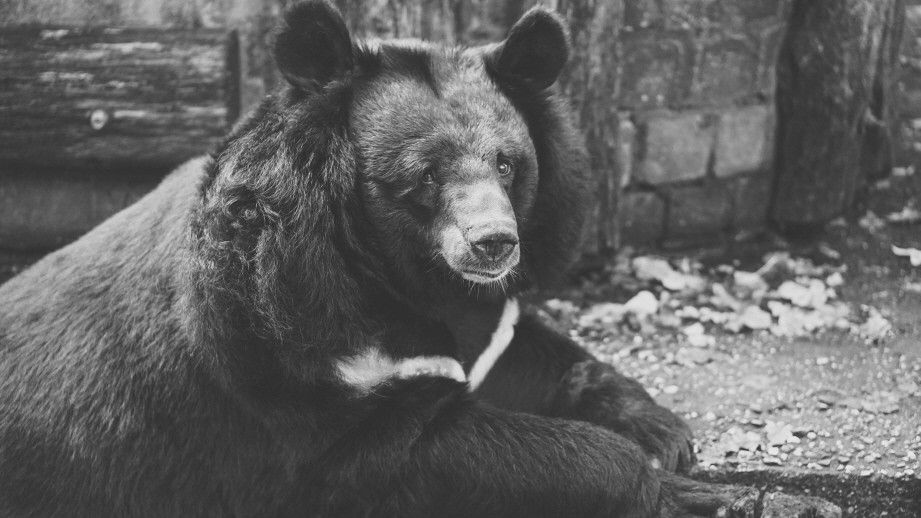
#> input picture ImageProcessing/Assignment_3/bear.jpg, 921 x 518 px
$ python Assignment_3.py
#> lines starting #> are read from the running program, lines starting #| are printed output that depends on the picture
import cv2
import numpy as np
import matplotlib.pyplot as plt
from numpy import fft

img = cv2.imread('bear.jpg')
#> img is the input picture: shape (518, 921, 3); mean B, G, R 97.7, 97.7, 97.7
Gray_img = cv2.cvtColor(img, cv2.COLOR_BGR2GRAY)
height, width = Gray_img.shape
#> height = 518; width = 921
dft = cv2.dft(np.float32(Gray_img), flags=cv2.DFT_COMPLEX_OUTPUT)
dft_shift = np.fft.fftshift(dft)
row, col = int(height / 2), int(width / 2)
#> row = 259; col = 460
LPF = np.zeros((height, width, 2), np.uint8)
LPF[row - 50:row + 50, col - 50:col + 50] = 1
LPF_shift = dft_shift * LPF
LPF_ishift = np.fft.ifftshift(LPF_shift)
LPF_img = cv2.idft(LPF_ishift)
LPF_img = cv2.magnitude(LPF_img[:, :, 0], LPF_img[:, :, 1])
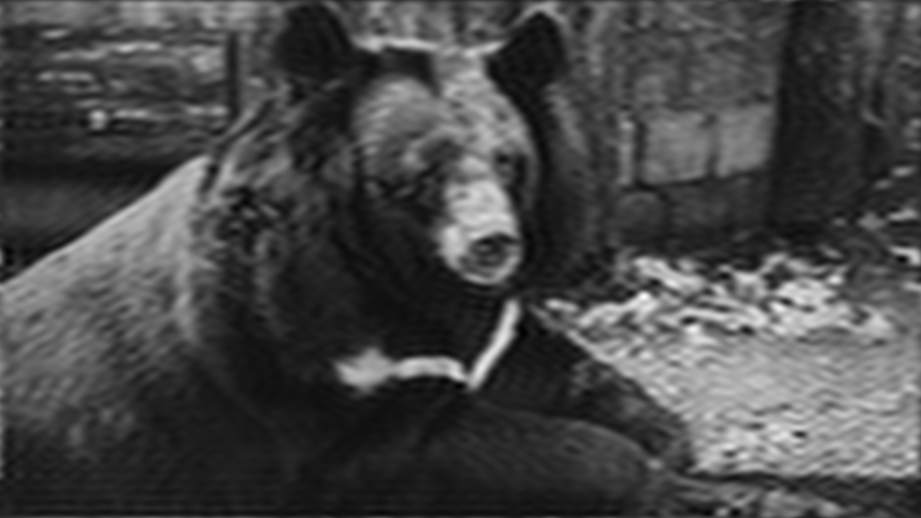
#> LPF_img: shape (518, 921) float32; min 15482538, max 125498432, mean 46601428; drawn with min black and max white
out = 20*np.log(cv2.magnitude(LPF_shift[:, :, 0], LPF_shift[:, :, 1]))
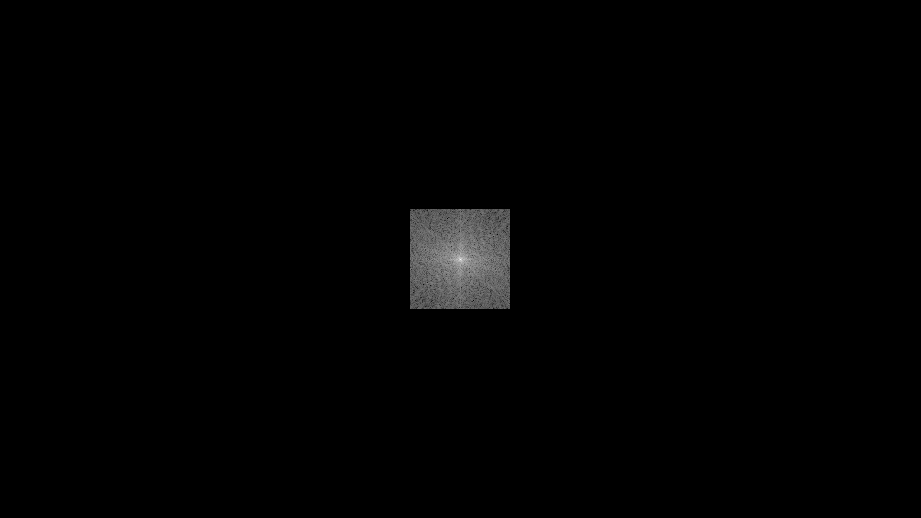
#> out: shape (518, 921) float32; 97.9% of the values are NaN or infinite; the others: min 124.6, max 353.1, mean 218.1; drawn with min black, max white, NaN and infinite black
HPF = np.ones((height, width, 2), np.uint8)
HPF[row - 50:row + 50, col - 50:col + 50] = 0
HPF_shift = dft_shift * HPF
HPF_ishift = np.fft.ifftshift(HPF_shift)
HPF_img = cv2.idft(HPF_ishift)
HPF_img = cv2.magnitude(HPF_img[:, :, 0], HPF_img[:, :, 1])
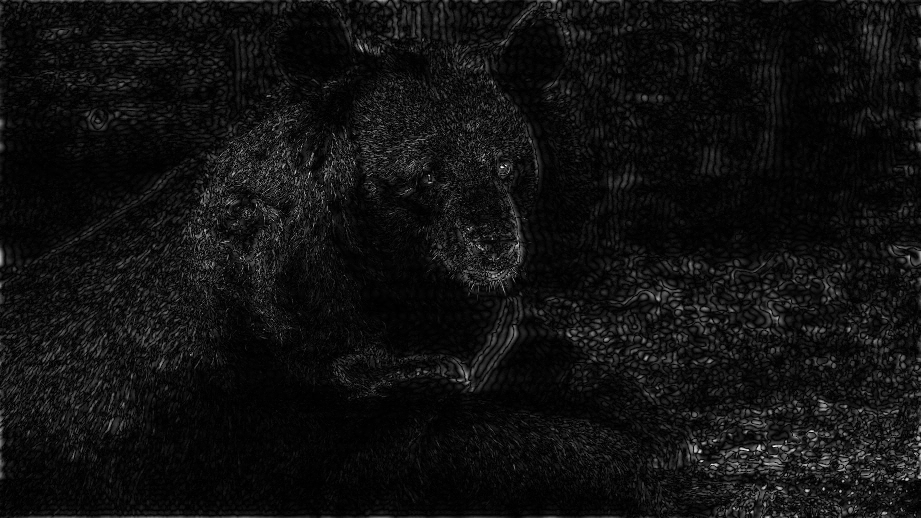
#> HPF_img: shape (518, 921) float32; min 2023.4, max 53815972, mean 3556114; drawn with min black and max white
out2 = 20*np.log(cv2.magnitude(HPF_shift[:, :, 0], HPF_shift[:, :, 1]))
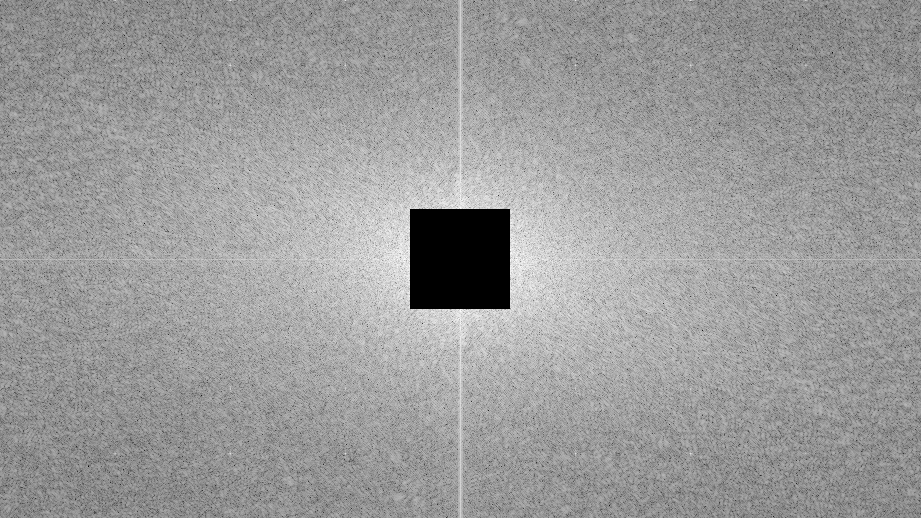
#> out2: shape (518, 921) float32; 2.1% of the values are NaN or infinite; the others: min 31.65, max 237.4, mean 159.8; drawn with min black, max white, NaN and infinite black
plt.subplot(131), plt.imshow(Gray_img, cmap='gray')
plt.title('Input Image'), plt.xticks([]), plt.yticks([])
plt.subplot(132), plt.imshow(LPF_img, cmap='gray')
plt.title('LPF'), plt.xticks([]), plt.yticks([])
plt.subplot(133), plt.imshow(HPF_img, cmap='gray')
plt.title('HPF'), plt.xticks([]), plt.yticks([])

plt.show()

$ run again, with ImageProcessing/Assignment_3/plz.jpg copied over ImageProcessing/Assignment_3/bear.jpg
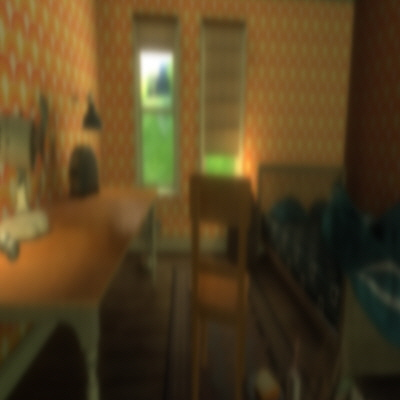
#> input picture ImageProcessing/Assignment_3/plz.jpg, 400 x 400 px
#> img is the input picture: shape (400, 400, 3); mean B, G, R 33.3, 66, 85.8
#> `HPF_img = cv2.magnitude(HPF_img[:, :, 0], HPF_img[:, :, 1])`:
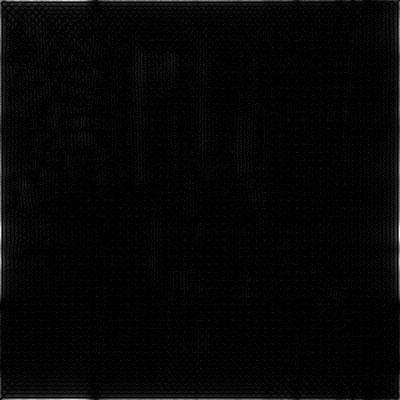
#> HPF_img: shape (400, 400) float32; min 59.11, max 9395236, mean 219782.8; drawn with min black and max white
#> `out2 = 20*np.log(cv2.magnitude(HPF_shift[:, :, 0], HPF_shift[:, :, 1]))`:
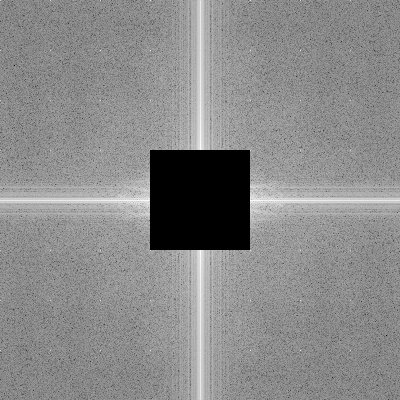
#> out2: shape (400, 400) float32; 6.25% of the values are NaN or infinite; the others: min -43.25, max 211.2, mean 104; drawn with min black, max white, NaN and infinite black

$ run again, with ImageProcessing/Assignment_3/qwer.jpg copied over ImageProcessing/Assignment_3/bear.jpg
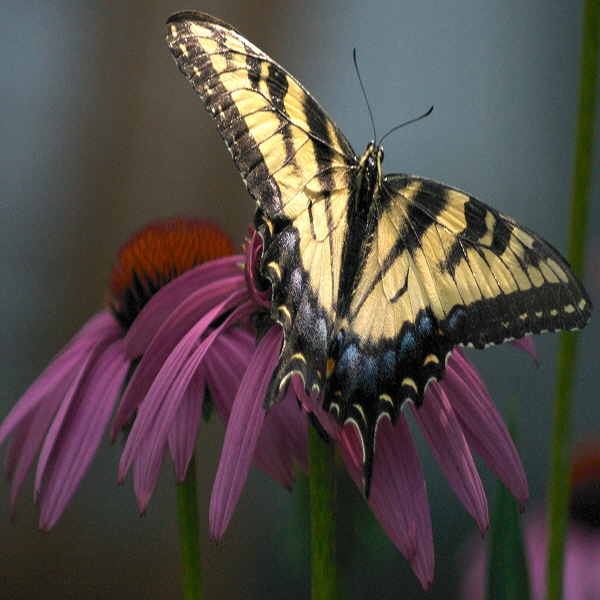
#> input picture ImageProcessing/Assignment_3/qwer.jpg, 600 x 600 px
#> img is the input picture: shape (600, 600, 3); mean B, G, R 70.1, 74.4, 82.4
#> `HPF_img = cv2.magnitude(HPF_img[:, :, 0], HPF_img[:, :, 1])`:
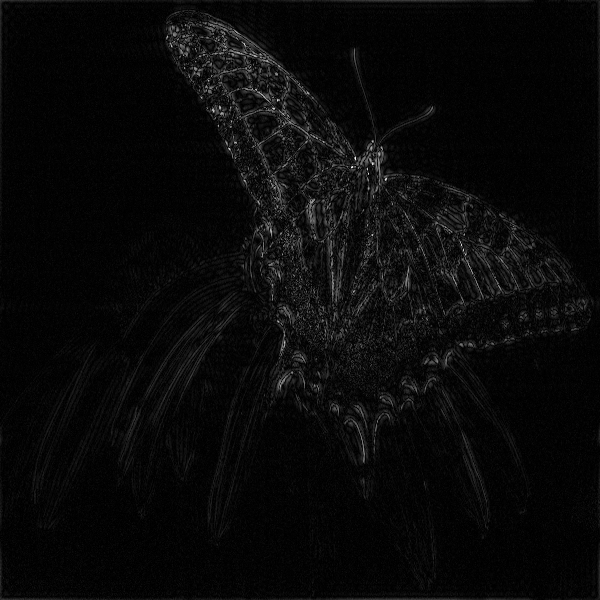
#> HPF_img: shape (600, 600) float32; min 627.5, max 64803912, mean 2484899.5; drawn with min black and max white
#> `out2 = 20*np.log(cv2.magnitude(HPF_shift[:, :, 0], HPF_shift[:, :, 1]))`:
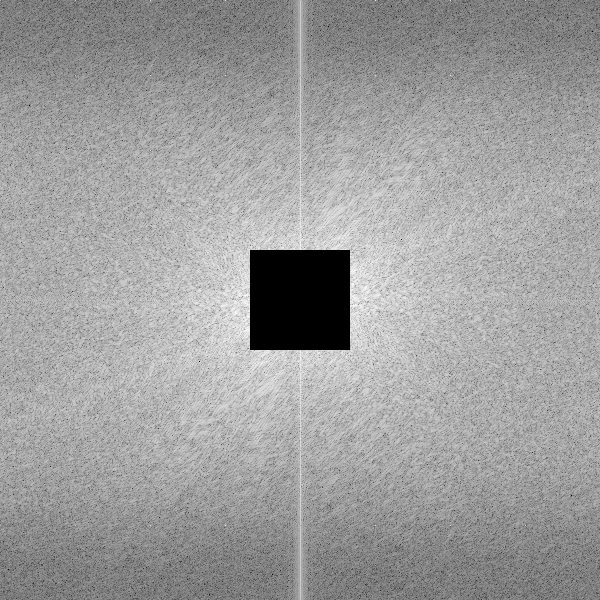
#> out2: shape (600, 600) float32; 2.78% of the values are NaN or infinite; the others: min 27.17, max 232.9, mean 158; drawn with min black, max white, NaN and infinite black

$ run again, with ImageProcessing/Assignment_3/hi.png saved as ImageProcessing/Assignment_3/bear.jpg
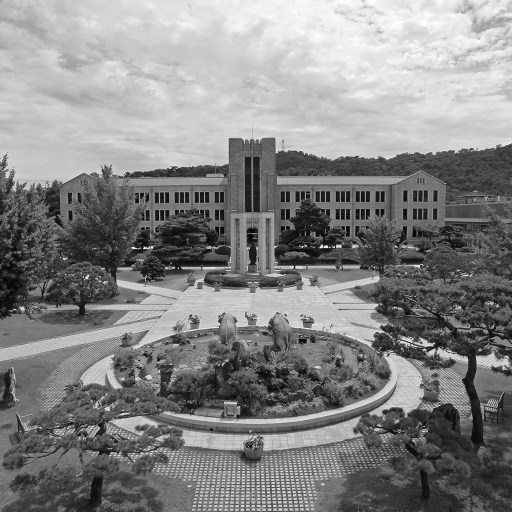
#> input picture ImageProcessing/Assignment_3/hi.png, 512 x 512 px
#> img is the input picture: shape (512, 512, 3); min 0, max 255, mean 133.5
#> `HPF_img = cv2.magnitude(HPF_img[:, :, 0], HPF_img[:, :, 1])`:
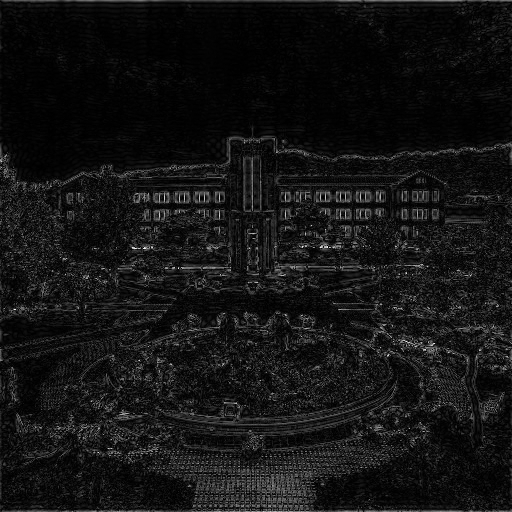
#> HPF_img: shape (512, 512) float32; min 3407.1, max 42733648, mean 3383370.5; drawn with min black and max white
#> `out2 = 20*np.log(cv2.magnitude(HPF_shift[:, :, 0], HPF_shift[:, :, 1]))`:
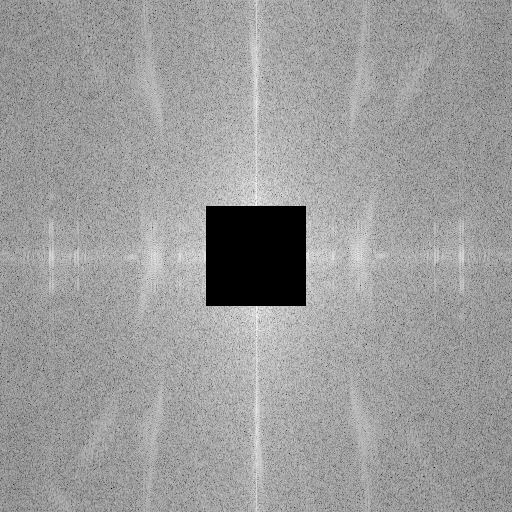
#> out2: shape (512, 512) float32; 3.81% of the values are NaN or infinite; the others: min 39.96, max 247.7, mean 171.6; drawn with min black, max white, NaN and infinite black
